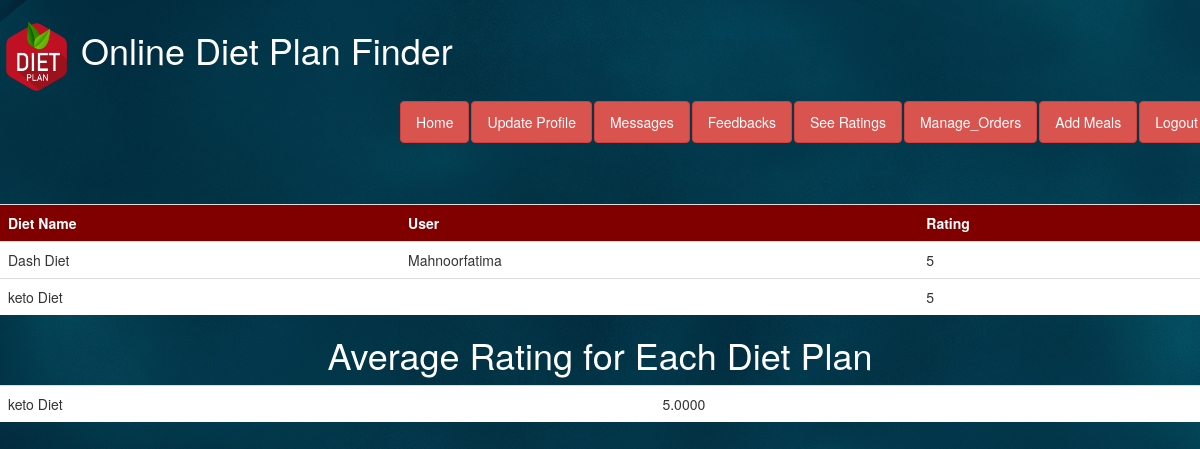
Screenshot of /view_ratings.php (signed in) with the database file from the repository.
### tables this page shows
CREATE TABLE IF NOT EXISTS `rating` (
  `RID` int(11) NOT NULL AUTO_INCREMENT,
  `UID` int(11) NOT NULL,
  `DID` int(11) NOT NULL,
  `rating` int(11) NOT NULL,
  `NID` int(11) NOT NULL,
  PRIMARY KEY (`RID`)
);

CREATE TABLE IF NOT EXISTS `diet_plan` (
  `DID` int(11) NOT NULL AUTO_INCREMENT,
  `HID` int(11) NOT NULL,
  `UID` int(11) NOT NULL,
  `Diet_name` varchar(500) NOT NULL,
  `diet_food` varchar(5000) NOT NULL,
  `diet_limit` varchar(5000) NOT NULL,
  `health_benefits` varchar(5000) NOT NULL,
  `downside` varchar(5000) NOT NULL,
  `daily_calories` int(100) NOT NULL,
  `description` varchar(5000) NOT NULL,
  `price` int(11) NOT NULL,
  `average_rating` int(11) DEFAULT NULL,
  `image` varchar(500) DEFAULT NULL,
  PRIMARY KEY (`DID`)
);

CREATE TABLE IF NOT EXISTS `user` (
  `UID` int(11) NOT NULL AUTO_INCREMENT,
  `name` varchar(20) NOT NULL,
  `username` varchar(100) NOT NULL,
  `phone` varchar(13) NOT NULL,
  `email` varchar(50) NOT NULL,
  `password` varchar(20) NOT NULL,
  `type` varchar(30) NOT NULL,
  `status` varchar(30) NOT NULL,
  `pic` varchar(500) DEFAULT NULL,
  `intro` varchar(1000) DEFAULT NULL,
  `qualification` varchar(200) DEFAULT NULL,
  `experience` varchar(400) DEFAULT NULL,
  PRIMARY KEY (`UID`)
);

### view_ratings.php (the view, shortened to what this page needs)
 <!DOCTYPE html>
<html lang="en">
  <head>
    <link rel="stylesheet" href="https://cdnjs.cloudflare.com/ajax/libs/font-awesome/4.7.0/css/font-awesome.min.css">
    <link href="css/bootstrap.min.css" rel="stylesheet">
<link rel="stylesheet" href="https://maxcdn.bootstrapcdn.com/bootstrap/3.4.1/css/bootstrap.min.css">
  </head>
  <body  >
  <div class="navbar" style="background-color: url(img/baC.jpg)"  >
     <header><b><a href="nutritionist.php"> <h1 style="color:white" ><img src="img/logo1.png" width="70px" height="70px"> Online Diet Plan Finder</h1></a></header>
                     <ul class="nav nav-pills navbar-right">
                     <li><a style="color:white" class="btn btn-danger" href="nutritionist.php" >Home</a></li>
                                                      <li><a style="color:white" class="btn btn-danger" href="update_nutritionist.php" >Update Profile</a></li>
                                                      <li><a style="color:white" class="btn btn-danger" href="n_messages.php" >Messages</a></li>
                                                      <li><a style="color:white" class="btn btn-danger" href="n_feedbacks.php" >Feedbacks</a></li>
                                                      <li><a style="color:white" class="btn btn-danger" href="view_ratings.php" >See Ratings</a></li>
                                                        <li><a style="color:white" class="btn btn-danger" href="manage_orders.php" >Manage_Orders</a></li>
                                                        <li><a style="color:white" class="btn btn-danger" href="Add_meals.php" >Add Meals</a></li>
                                                    <li><a href="logout.php" style="color:white" class="btn btn-danger" style="color:white" >Logout</a></li>
                            </ul>
        </div>
     <br><Br>
  <table class="table">
    <tr>
    <th>
Diet Name
</th>
<th>
User
</th>
<th>
Rating
</th>
</tr>
<?php
$NID=$_SESSION['UID'];
$conn=mysqli_connect('localhost','root','','diet');
$sql="select * from rating where NID=$NID";
$result=mysqli_query($conn,$sql);
$num=mysqli_num_rows($result);
if($num>0){
  while($row=mysqli_fetch_assoc($result)){
    $UID=$row['UID'];
    $DID=$row['DID'];
    $rating=$row['rating'];
?>
 <?php
  $user="select * from user  where UID='$UID';";
$res=mysqli_query($conn,$user);
$r=mysqli_fetch_assoc($res);
@$nameclient=$r['username'];
?>
 <?php
 $user="select * from diet_plan where DID='$DID';";
$res=mysqli_query($conn,$user);
$r=mysqli_fetch_assoc($res);
@$dname=$r['Diet_name'];
?>
<?php
echo "<tr>";
 echo "<td> $dname </td>";
 echo "<td> $nameclient </td>";
 echo "<td> $rating</td>";
echo "</tr>";
}
}
?>
</table>
  <center>
    <table class="table">
  <h1 STYLE="color:white">Average Rating for Each Diet Plan </h1>
   <?php
                            $con=mysqli_connect('localhost','root','','diet');
                            $sql="select DID,avg(rating) as Average from rating group by DID ;";
                         $r=mysqli_query($con,$sql);
                            $n=mysqli_num_rows($r);
                            if($n>0){
                                while(@$row = mysqli_fetch_assoc($r)){
                                  $DID=$row['DID'];
                                  $average=$row['Average'];
                                  ?>
                                  <?php
                              $user="select * from diet_plan where DID='$DID';";
                              $res=mysqli_query($conn,$user);
                              $r=mysqli_fetch_assoc($res);
                              @$dname=$r['Diet_name'];
?> <?php
                                echo"<tr>";
                           echo"<td>$dname</td>";
                                           echo"<td>$average</td>";
            echo"</tr>";
                            }}
                            ?>
                             </table>
                          </center>
</body>
</html>

### view_ratings.php (style rules this page uses)
body { background-image: url(img/baC.jpg); }
td { background-color:white; }
th { background-color:maroon; color:white; }

### rows the page displays
rating: DID.Diet_name "Dash Diet", UID.username "Mahnoorfatima", rating "5"
rating: DID.Diet_name "keto Diet", rating "5"
diet_plan: Diet_name "keto Diet"

### other values shown
$average "5.0000"
